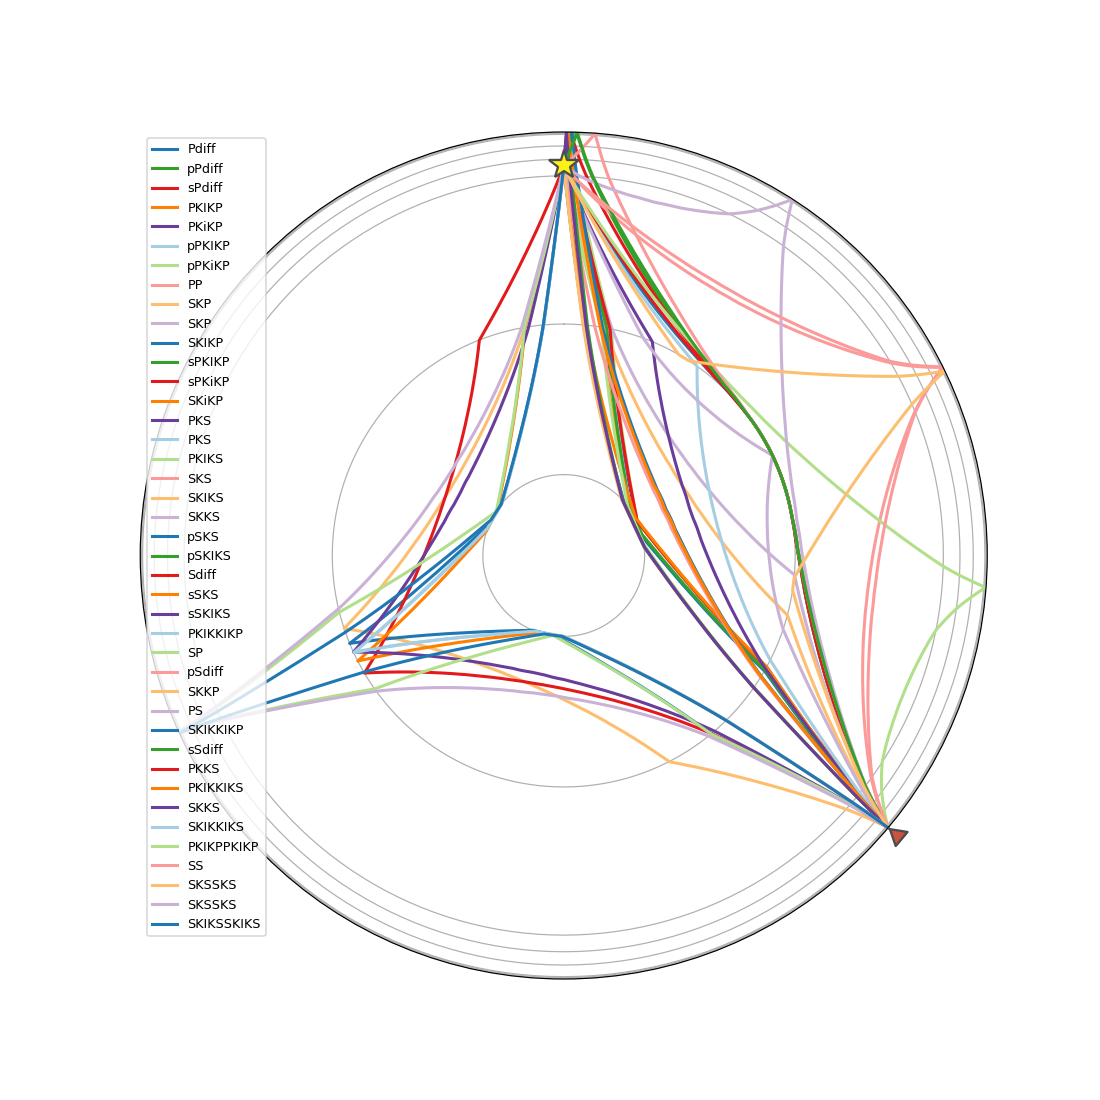

This chart was generated by the following Python code:
from obspy.taup import TauPyModel
TauPyModel().get_ray_paths(500, 130).plot()
